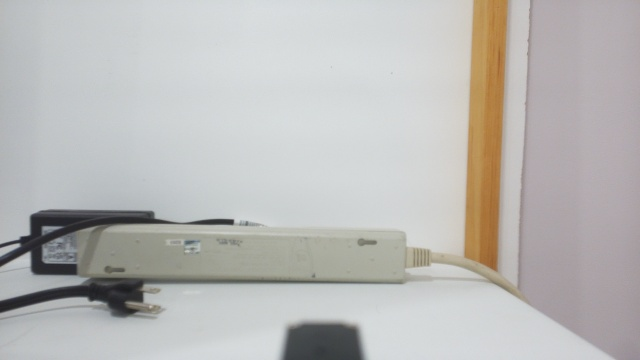
#> input picture NewImgs/Image_1.jpg, 640 x 360 px
$ python -i image_drawing_utils.py   (imports and definitions only)
#> lines starting #> are read from the running program, lines starting #| are printed output that depends on the picture
import cv2
from utils.image_transform_utils import ImageTransformUtils
import numpy as np
from classes.context_manager import ContextManager

MIN_WIDTH = 13
MIN_HEIGHT = 13

class ImageDrawingUtils:

    # [14 lines left out: function add_text_to_image, not called in this run]

    @staticmethod
    def find_contour(img, white = 0):
        """
        Finds the biggest and second biggest contour in a binary image.
        I/O:
            img: binary image
            white: if 1, only contours containing the bottom center point are considered
            returns: biggest contour, second biggest contour (or None if not found)
        """
        contours, _ = cv2.findContours(img, cv2.RETR_EXTERNAL, cv2.CHAIN_APPROX_SIMPLE)
        if white == 1:
            target_pt = (ImageTransformUtils.PIC_WIDTH / 2, ImageTransformUtils.PIC_HEIGHT - 10)
            contours = [cnt for cnt in contours if cv2.pointPolygonTest(cnt, target_pt, False) >= 0]
        if not contours:
            return None, None
        biggest_contour = max(contours, key=cv2.contourArea)
        contours = [cnt for cnt in contours if not np.array_equal(cnt, biggest_contour)]
        if not contours:
            return biggest_contour, None
        second_biggest_contour = max(contours, key=cv2.contourArea)
        return biggest_contour, second_biggest_contour

    # [17 lines left out: function draw_polygon, not called in this run]

    @staticmethod
    def find_rect(img, binary_img = None, target_img = None):
        """
        Finds a rectangle in the image. Can add target_img to draw it on an image
        """
        cnt, cnt2 = ImageDrawingUtils.find_contour(img)
        if cnt is None:
            return img, 0, None, None
        rect1 = cv2.minAreaRect(cnt)
        rect2 = None
        if cnt2 is not None:
            rect2 = cv2.minAreaRect(cnt2)
            (w2, h2) = rect2[1]
            if w2 < MIN_WIDTH or h2 < MIN_HEIGHT:
                rect2 = None
        (w1, h1) = rect1[1]
        if ContextManager.CHALLENGE == 2 or ContextManager.CHALLENGE == 4:
            if w1 < MIN_WIDTH or h1 < MIN_HEIGHT:
                return img, 0, None, None
        max_width_height = max(rect1[1][0], rect1[1][1])
        box = cv2.boxPoints(rect1)
        box = np.intp(box)
        if binary_img is not None:
            x_coords = [pt[0] for pt in box]
            min_x = max(min(x_coords), 0)
            max_x = min(max(x_coords), img.shape[1] - 1)
            bottom_y = max(pt[1] for pt in box) # this finds the lowest point of the rect
            line_y = bottom_y + 20 # was 2
            if line_y < img.shape[0]:
                white_line = binary_img[int(line_y), int(min_x):int(max_x) + 1]    # creates line
                white_count = np.count_nonzero(white_line == 255)   # amount of white pixels
                total_count = white_line.size                       # amount of total pixels
                ratio = white_count / total_count
                # Require at least 50% white pixels
                if ratio < 0.5:
                    return img, 0, None, None
        img_with_box = cv2.cvtColor(img.copy(), cv2.COLOR_GRAY2BGR)
        cv2.drawContours(img_with_box, [box], 0, (0, 255, 0), 2)
        if target_img is not None:
            cv2.drawContours(target_img, [box], 0, (168, 116, 251), 2)
        return img_with_box, max_width_height, rect1, rect2

    # [5 lines left out: function draw_line, not called in this run]
        #cv2.imshow("Lines,", img)

    @staticmethod
    def draw_circle(img, center, radius, color = (255, 255, 255)):
        cv2.circle(img, center, radius, color, thickness = 3)

    @staticmethod
    def draw_contour(img, contour, color = (255, 255, 255)):
        cv2.drawContours(img, [contour], -1, color, 2)

>>> import cv2
>>> picture = cv2.imread('../../../NewImgs/Image_1.jpg', cv2.IMREAD_GRAYSCALE)
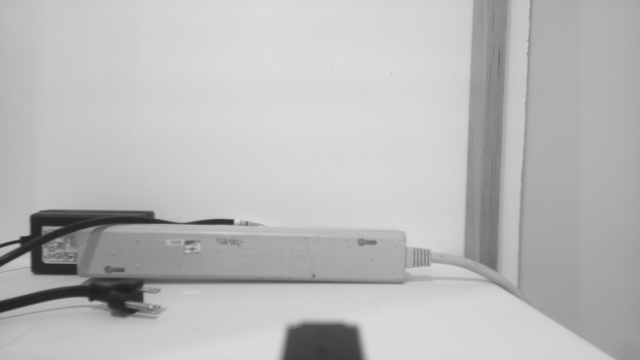
#> picture: shape (360, 640); min 29, max 223, mean 185.5
>>> result = ImageDrawingUtils().find_rect(picture)
#> in find_contour, `contours, _ = cv2.findContours(img, cv2.RETR_EXTERNAL, cv2.CHAIN_APPRO..`: contours = [[[0, 0], [0, 359], [639, 359], [639, 0]]]
#> in find_contour, `biggest_contour = max(contours, key=cv2.contourArea)`: biggest_contour = [[0, 0], [0, 359], [639, 359], [639, 0]]
#> in find_contour, `contours = [cnt for cnt in contours if not np.array_equal(cnt, biggest..`: contours = []
#> in find_rect, `cnt, cnt2 = ImageDrawingUtils.find_contour(img)`: cnt = [[0, 0], [0, 359], [639, 359], [639, 0]]
#> in find_rect, `rect1 = cv2.minAreaRect(cnt)`: rect1 = ((319.5, 179.5), (359, 639), -90)
#> in find_rect, `(w1, h1) = rect1[1]`: w1 = 359; h1 = 639
#> in find_rect, `box = cv2.boxPoints(rect1)`: box = [[639, 359], [-1.1e-14, 359], [0, 0], [639, 0]]
#> in find_rect, `box = np.intp(box)`: box = [[639, 359], [0, 359], [0, 0], [639, 0]]
#> in find_rect, `cv2.drawContours(img_with_box, [box], 0, (0, 255, 0), 2)`:
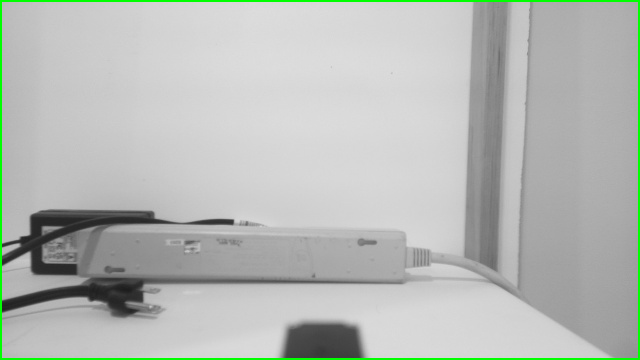
#> img_with_box: shape (360, 640, 3); mean B, G, R 182.3, 186.7, 182.3
